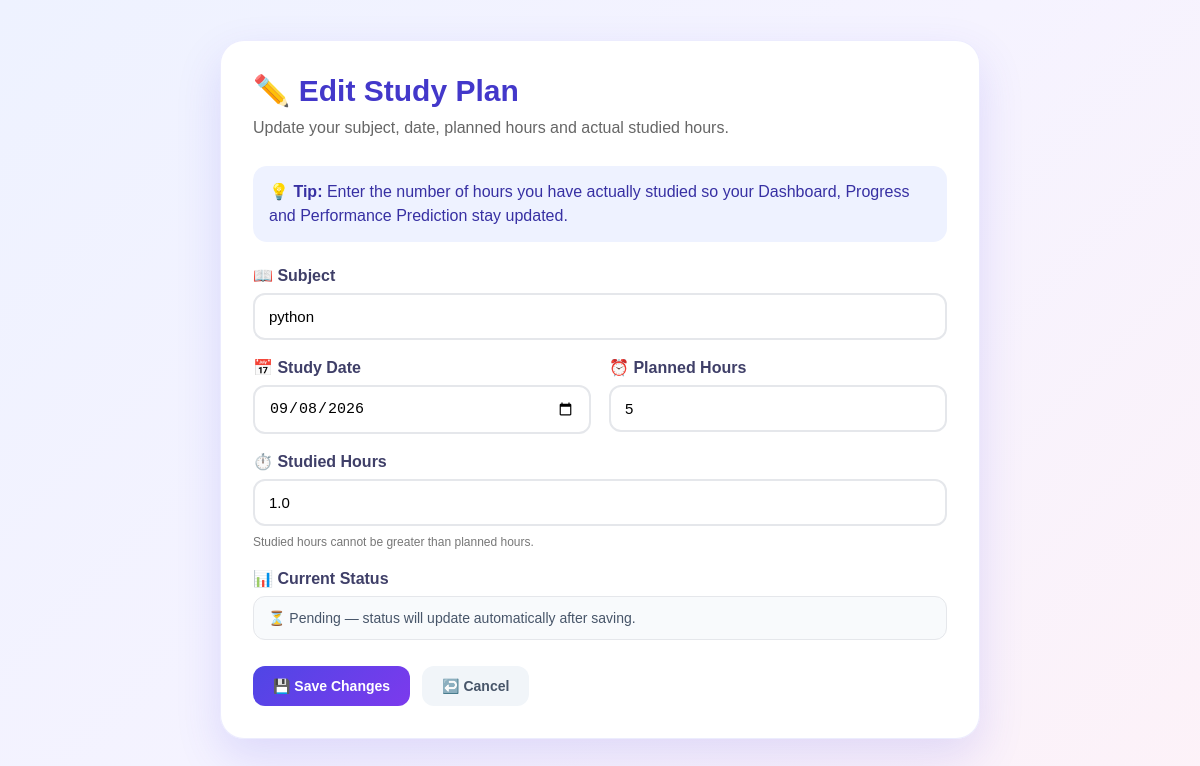
Page /edit/17 (signed in) on the committed database.
### tables this page shows
CREATE TABLE study_plans (
            id INTEGER PRIMARY KEY AUTOINCREMENT,
            subject TEXT NOT NULL,
            hours INTEGER NOT NULL,
            date TEXT NOT NULL
        , status TEXT DEFAULT 'Pending', user_id INTEGER, studied_hours REAL DEFAULT 0);

### app.py (the view, shortened to what this page needs)
@app.route(
    "/edit/<int:plan_id>",
    methods=["GET", "POST"]
)
def edit_plan(plan_id):
    if "user_id" not in session:
        return redirect(
            url_for("login")
        )
    user_id = session["user_id"]
    conn = get_db()
    cursor = conn.cursor()
    cursor.execute("""
        SELECT *

        FROM study_plans

        WHERE id = ?

        AND user_id = ?
    """, (
        plan_id,
        user_id
    ))
    plan = cursor.fetchone()
    conn.close()
    if not plan:
        return redirect(
            url_for("dashboard")
        )
    return render_template(
        "edit_plan.html",
        plan=plan
    )

### app.py (called while the page is built)
def get_db():
    conn = sqlite3.connect(DATABASE)
    conn.row_factory = sqlite3.Row
    return conn

def log_activity(activity, page=None, user_id=None, username=None):
    try:
        if user_id is None:
            user_id = session.get("user_id")
        if username is None:
            username = session.get("username")
        conn = get_db()
        cursor = conn.cursor()
        cursor.execute("""
            INSERT INTO activity_logs
            (user_id, username, activity, page, created_at)
            VALUES (?, ?, ?, ?, ?)
        """, (
            user_id,
            username,
            activity,
            page,
            datetime.now().isoformat(timespec="seconds")
        ))
        conn.commit()
        conn.close()
    except Exception:
        pass

@app.before_request
def track_user_activity():
    if session.get("user_id") and session.get("role") != "admin":
        endpoint = request.endpoint or ""
        ignored = {
            "static",
            "admin_login",
            "admin_dashboard",
            "admin_logout",
            "logout"
        }
        if (
            request.method == "GET"
            and endpoint not in ignored
        ):
            log_activity(
                "Page visit",
                request.path,
                session.get("user_id"),
                session.get("username")
            )

### templates/edit_plan.html (shortened to what this page needs)
<!DOCTYPE html>
<html lang="en">
<head>
</head>
<body>
<div class="wrapper">
    <div class="card">
        <h1>✏️ Edit Study Plan</h1>
        <p class="subtitle">
            Update your subject, date, planned hours and actual studied hours.
        </p>
        <div class="info">
            💡 <strong>Tip:</strong>
            Enter the number of hours you have actually studied so your
            Dashboard, Progress and Performance Prediction stay updated.
        </div>
        <form action="{{ url_for('edit_plan', plan_id=plan['id']) }}" method="POST">
            <div class="grid">
                <div class="field full">
                    <label>📖 Subject</label>
                    <input
                        type="text"
                        name="subject"
                        value="{{ plan['subject'] }}"
                        required
                    >
                </div>
                <div class="field">
                    <label>📅 Study Date</label>
                    <input
                        type="date"
                        name="date"
                        value="{{ plan['date'] }}"
                        required
                    >
                </div>
                <div class="field">
                    <label>⏰ Planned Hours</label>
                    <input
                        type="number"
                        name="hours"
                        min="0"
                        step="0.5"
                        value="{{ plan['hours'] }}"
                        required
                    >
                </div>
                <div class="field full">
                    <label>⏱️ Studied Hours</label>
                    <input
                        type="number"
                        name="studied_hours"
                        min="0"
                        step="0.5"
                        value="{{ plan['studied_hours'] }}"
                        required
                    >
                    <div class="hint">
                        Studied hours cannot be greater than planned hours.
                    </div>
                </div>
                <div class="field full">
                    <label>📊 Current Status</label>
                    <div class="status-box">
                        {% if plan['status']|lower == 'completed' %}
                            ✅ Completed
                        {% else %}
                            ⏳ Pending
                        {% endif %}
                        — status will update automatically after saving.
                    </div>
                </div>
            </div>
            <div class="actions">
                <button type="submit" class="save">
                    💾 Save Changes
                </button>
                <a href="{{ url_for('dashboard') }}" class="cancel">
                    ↩️ Cancel
                </a>
            </div>
        </form>
    </div>
</div>
</body>
</html>

### templates/edit_plan.html (style rules this page uses)
* { box-sizing: border-box; }
body { margin: 0; min-height: 100vh; font-family: Arial, sans-serif; background: linear-gradient(135deg, #eef2ff, #f5f3ff, #fdf2f8); color: #30305c; padding: 40px 20px; }
.wrapper { max-width: 760px; margin: 0 auto; }
.card { background: rgba(255, 255, 255, 0.97); border-radius: 24px; padding: 32px; box-shadow: 0 18px 45px rgba(79, 70, 229, 0.15); border: 1px solid rgba(99, 102, 241, 0.12); }
h1 { margin: 0 0 8px; color: #4338ca; font-size: 30px; }
.subtitle { margin: 0 0 26px; color: #666; line-height: 1.5; }
.info { background: #eef2ff; border-radius: 14px; padding: 14px 16px; margin-bottom: 24px; color: #3730a3; line-height: 1.5; }
.grid { display: grid; grid-template-columns: 1fr 1fr; gap: 18px; }
.field { display: flex; flex-direction: column; gap: 8px; }
.field.full { grid-column: 1 / -1; }
label { font-weight: 700; color: #3f3f68; }
input { width: 100%; padding: 13px 14px; border: 2px solid #e5e7eb; border-radius: 12px; font-size: 15px; outline: none; background: #fff; }
.hint { color: #777; font-size: 12px; line-height: 1.4; }
.status-box { background: #f8fafc; border: 1px solid #e5e7eb; border-radius: 12px; padding: 13px 14px; color: #475569; font-size: 14px; }
.actions { display: flex; gap: 12px; margin-top: 26px; flex-wrap: wrap; }
button, a { border: none; text-decoration: none; cursor: pointer; padding: 12px 20px; border-radius: 12px; font-weight: 700; font-size: 14px; }
.save { background: linear-gradient(135deg, #4f46e5, #7c3aed); color: white; }
.cancel { background: #f1f5f9; color: #475569; }

### rows in the picture
study_plans: subject "python", date "09/08/2026", hours "5", studied_hours "1.0"
